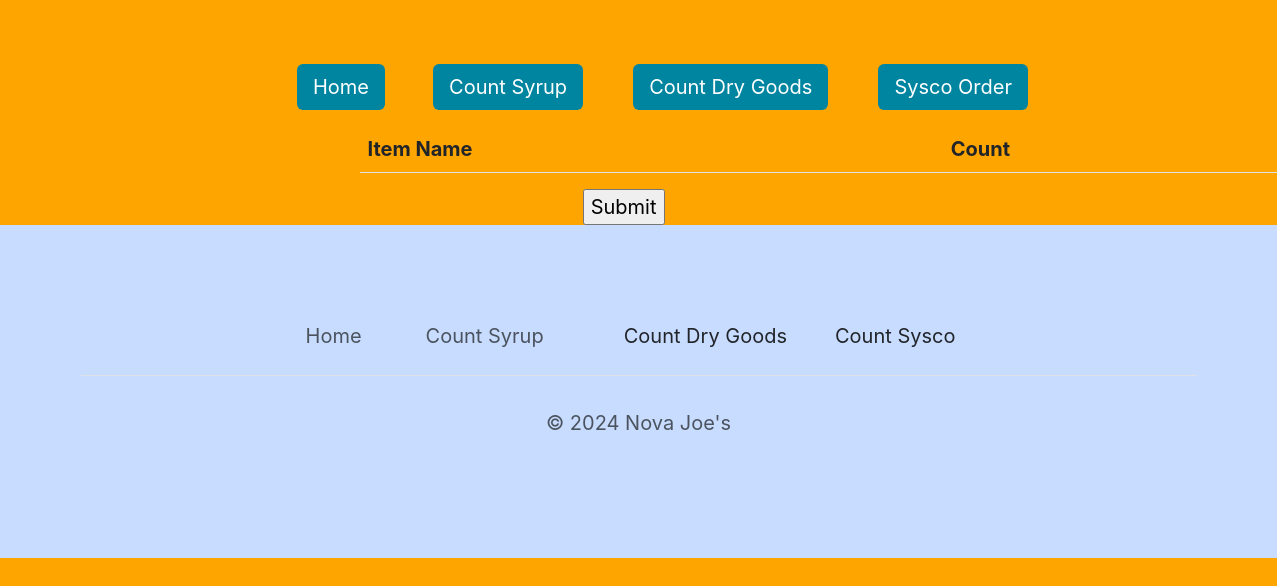
Page /syrup_count?GROUP=Dry on the earlier database version.
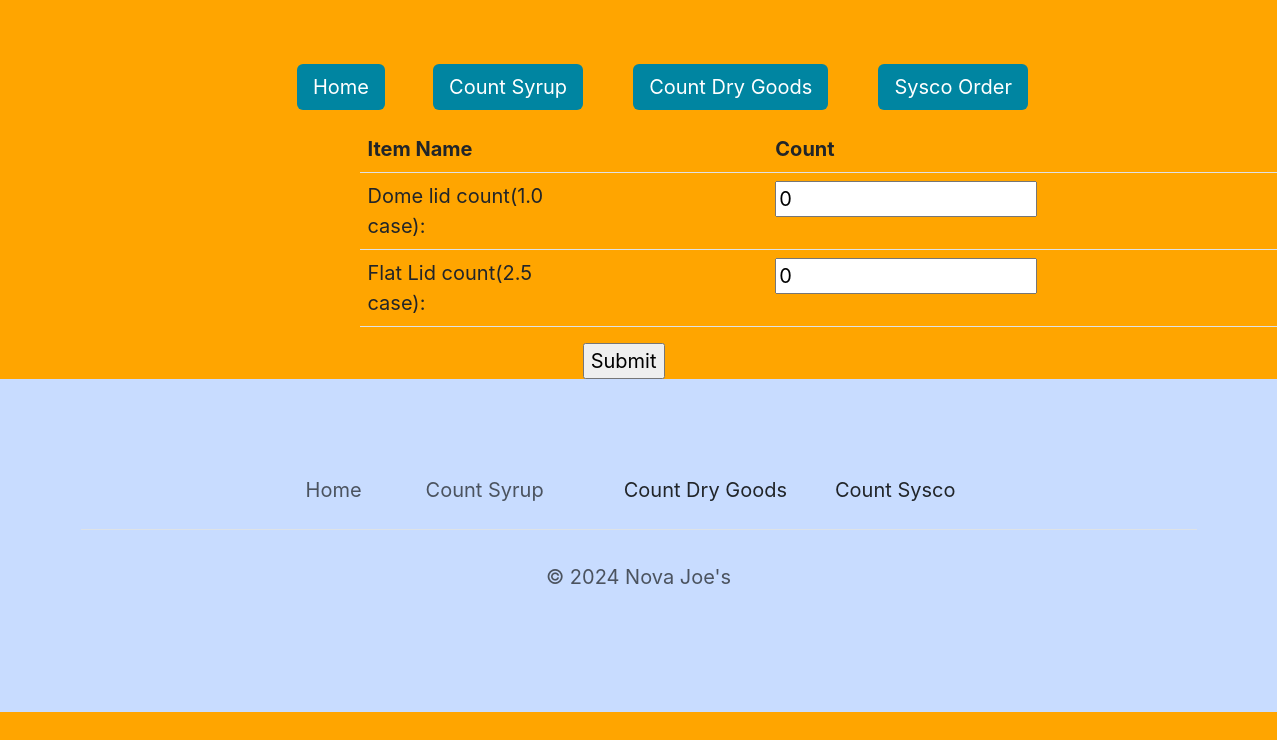
Same page on the later database version.
### main.py (models this page shows)
class Item(db.Model):
    __tablename__ = "items"
    id: Mapped[int] = mapped_column(Integer, primary_key=True)
    name: Mapped[str] = mapped_column(String(250), unique=True, nullable=False)
    price: Mapped[float] = mapped_column(Float, nullable=True)
    average: Mapped[float] = mapped_column(Float, nullable=False)
    location: Mapped[str] = mapped_column(String(250), nullable=True)
    on_hand: Mapped[float] = mapped_column(Float, nullable=True)
    needed: Mapped[float] = mapped_column(Float, nullable=True)
    last_counted: Mapped[str] = mapped_column(String(250), nullable=True)
    unit: Mapped[str] = mapped_column(String(250), nullable=True)
    sort: Mapped[str] = mapped_column(String(250), nullable=True)
    group_id: Mapped[int] = mapped_column(Integer, db.ForeignKey("groups.id"))
    group = relationship("Group", back_populates="items")

### main.py (the view)
@app.route('/syrup_count')
def syrup_count():
    with app.app_context():
        group = db.session.execute(db.select(Group).where(Group.name == request.args['GROUP'])).scalar()
        return render_template('syrup_count.html', items=group.items, GROUP=request.args['GROUP'])

### templates/syrup_count.html
{% extends 'header.html' %}
{% block content %} <form action="{{url_for('process', GROUP = GROUP)}}", method = 'POST'>
<div class = container>
<table class="table" style = "max-width:75ch; position:relative; left:25%;">
    <thead>
    <tr>
        <th scope="col">Item Name</th>
        <th scope="col">Count</th>
    </tr>
    </thead>
    <tbody>
    {% for item in items %}
    <tr>
        <td><label class = col-6 for='{{item.name}}'>{{item.name}} count({{item.average}} {{item.unit}}):</label></td>
        <td><input class = col-6 type="text" id="{{item.name}}" name="{{item.name}}" value="0" required></td>
    </tr>
    {% endfor %}
    </tbody>
</table>    <input type="submit" value="Submit" style = "position:relative; left:45%">
</div>
    </form>
{% endblock %}

Differences in the rows shown:
added Item: name "Dome lid", average "1.0", unit "case"
added Item: name "Flat Lid", average "2.5", unit "case"
